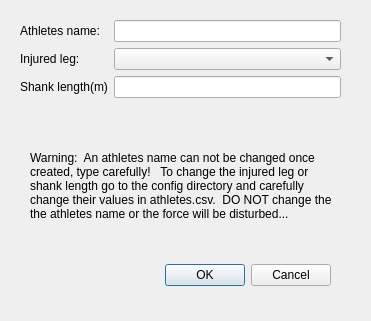
<?xml version="1.0" encoding="UTF-8"?>
<ui version="4.0">
 <class>Dialog_add_user</class>
 <widget class="QDialog" name="Dialog_add_user">
  <property name="geometry">
   <rect>
    <x>0</x>
    <y>0</y>
    <width>371</width>
    <height>321</height>
   </rect>
  </property>
  <property name="windowTitle">
   <string>Add User</string>
  </property>
  <widget class="QDialogButtonBox" name="buttonBox">
   <property name="geometry">
    <rect>
     <x>20</x>
     <y>260</y>
     <width>311</width>
     <height>31</height>
    </rect>
   </property>
   <property name="orientation">
    <enum>Qt::Horizontal</enum>
   </property>
   <property name="standardButtons">
    <set>QDialogButtonBox::Cancel|QDialogButtonBox::Ok</set>
   </property>
  </widget>
  <widget class="QWidget" name="formLayoutWidget">
   <property name="geometry">
    <rect>
     <x>20</x>
     <y>20</y>
     <width>321</width>
     <height>101</height>
    </rect>
   </property>
   <layout class="QFormLayout" name="formLayout">
    <item row="0" column="0">
     <widget class="QLabel" name="athlete_label">
      <property name="text">
       <string>Athletes name: </string>
      </property>
     </widget>
    </item>
    <item row="0" column="1">
     <widget class="QLineEdit" name="athlete_edit"/>
    </item>
    <item row="1" column="0">
     <widget class="QLabel" name="left_right_label">
      <property name="text">
       <string>Injured leg:</string>
      </property>
     </widget>
    </item>
    <item row="1" column="1">
     <widget class="QComboBox" name="left_right_comboBox"/>
    </item>
    <item row="2" column="0">
     <widget class="QLabel" name="shank_length_label">
      <property name="text">
       <string>Shank length(m)</string>
      </property>
     </widget>
    </item>
    <item row="2" column="1">
     <widget class="QLineEdit" name="shank_length_edit"/>
    </item>
   </layout>
  </widget>
  <widget class="QLabel" name="label">
   <property name="geometry">
    <rect>
     <x>30</x>
     <y>130</y>
     <width>311</width>
     <height>111</height>
    </rect>
   </property>
   <property name="text">
    <string>Warning:  An athletes name can not be changed once created, type carefully!   To change the injured leg or shank length go to the config directory and carefully change their values in athletes.csv.  DO NOT change the the athletes name or the force will be disturbed...</string>
   </property>
   <property name="wordWrap">
    <bool>true</bool>
   </property>
  </widget>
 </widget>
 <resources/>
 <connections>
  <connection>
   <sender>buttonBox</sender>
   <signal>accepted()</signal>
   <receiver>Dialog_add_user</receiver>
   <slot>accept()</slot>
   <hints>
    <hint type="sourcelabel">
     <x>248</x>
     <y>254</y>
    </hint>
    <hint type="destinationlabel">
     <x>157</x>
     <y>274</y>
    </hint>
   </hints>
  </connection>
  <connection>
   <sender>buttonBox</sender>
   <signal>rejected()</signal>
   <receiver>Dialog_add_user</receiver>
   <slot>reject()</slot>
   <hints>
    <hint type="sourcelabel">
     <x>316</x>
     <y>260</y>
    </hint>
    <hint type="destinationlabel">
     <x>286</x>
     <y>274</y>
    </hint>
   </hints>
  </connection>
 </connections>
</ui>
